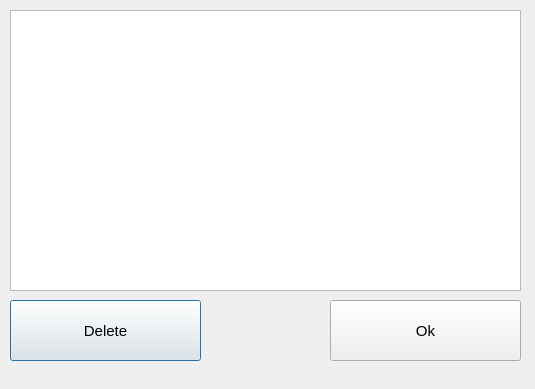
<?xml version="1.0" encoding="UTF-8"?>
<ui version="4.0">
 <class>Dialog</class>
 <widget class="QDialog" name="Dialog">
  <property name="geometry">
   <rect>
    <x>0</x>
    <y>0</y>
    <width>535</width>
    <height>389</height>
   </rect>
  </property>
  <property name="windowTitle">
   <string>Dialog</string>
  </property>
  <widget class="QListWidget" name="listWidget">
   <property name="geometry">
    <rect>
     <x>10</x>
     <y>10</y>
     <width>511</width>
     <height>281</height>
    </rect>
   </property>
  </widget>
  <widget class="QPushButton" name="pushButton">
   <property name="geometry">
    <rect>
     <x>10</x>
     <y>300</y>
     <width>191</width>
     <height>61</height>
    </rect>
   </property>
   <property name="font">
    <font>
     <pointsize>11</pointsize>
    </font>
   </property>
   <property name="text">
    <string>Delete</string>
   </property>
  </widget>
  <widget class="QPushButton" name="pushButton_2">
   <property name="geometry">
    <rect>
     <x>330</x>
     <y>300</y>
     <width>191</width>
     <height>61</height>
    </rect>
   </property>
   <property name="font">
    <font>
     <pointsize>11</pointsize>
    </font>
   </property>
   <property name="text">
    <string>Ok</string>
   </property>
  </widget>
 </widget>
 <resources/>
 <connections/>
</ui>
